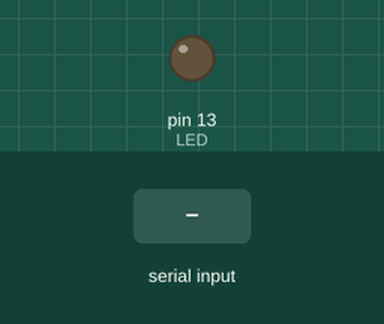
Recording of a sketch running on a simulated Arduino Uno, built with avr-gcc and run on an emulated ATmega328P. Parts: output pins drawn as LEDs (lit = HIGH). The inputs (shaded band) are chosen by the test bench.

Above: at 1.2 s.
1.3 s: "1" received over Serial
At 1.7 s:
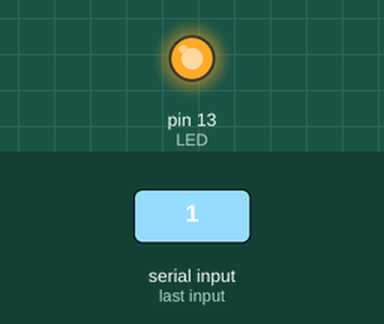
2.8 s: "0" received over Serial
At 4.1 s:
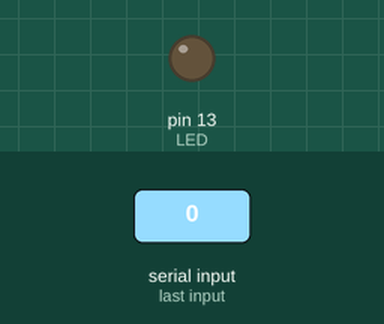
Timing chart, 0 to 5.8 s (numbered marks = the images above; inputs shaded):
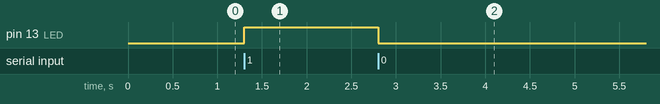

The sketch:

CommandeLED.ino
```cpp
#define LED   13
#define BAUDS 9600

void setup() {
  pinMode(LED, OUTPUT);
  Serial.begin(BAUDS);
}

void loop() {

  if (Serial.available() > 0) {
    byte etat = Serial.read();

    switch (etat) {
      case '1':
        digitalWrite(LED, HIGH);
        break;
      case '0':
        digitalWrite(LED, LOW);
        break;
    }
  }
}
```

Measured:
- after the input at 1.3 s, pin 13 (LED): LOW → HIGH at once
- after the input at 2.8 s, pin 13 (LED): HIGH → LOW at once
